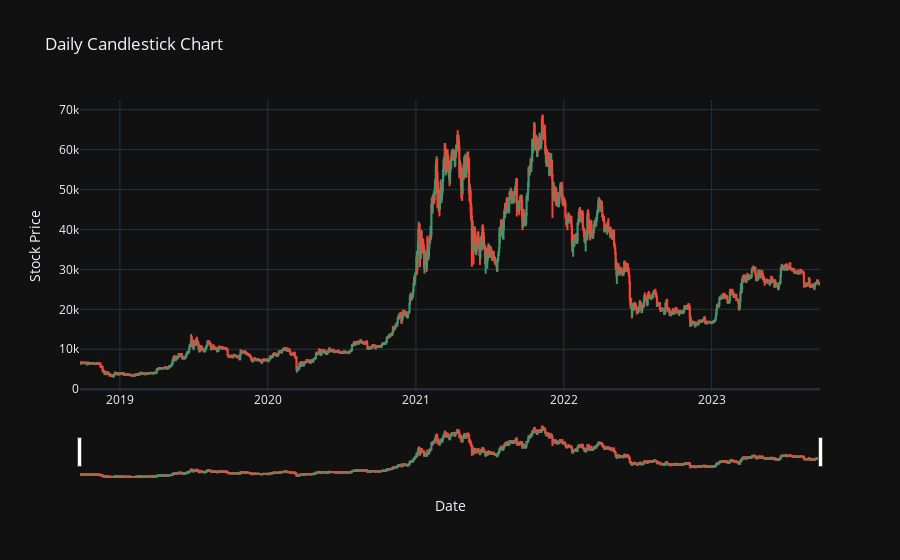

Notebook code for this chart:
### Code cell
def candle_chart():
    # Kennzahlen erstellen
    df_candle_chart_stocks = df_stocks[df_stocks['Stock/Index'] == 'BTC-USD'] #Filter anpassen
    df_candle_chart_covid = df_covid[df_covid['Country'] == 'Switzerland']

    #Candle-Chart erstellen
    fig = go.Figure(data=[go.Candlestick(x=df_candle_chart_stocks['Date'],
                    open=df_candle_chart_stocks['Open'],
                    high=df_candle_chart_stocks['High'],
                    low=df_candle_chart_stocks['Low'],
                    close=df_candle_chart_stocks['Close'])])

    fig.update_layout(title='Daily Candlestick Chart',
                      xaxis_title='Date',
                      yaxis_title='Stock Price',
                      xaxis_rangeslider_visible=True)

    return fig
candle_chart()

### Figure 1 — Plotly figure (JSON) as saved in the notebook; plotly's stock layout.template omitted (floating-point values rounded to 4 significant figures; data arrays with more than 128 entries replaced by an {"elided": "..."} marker saying what was removed)
{"data": [{"close": {"elided": "1827 float values"}, "high": {"elided": "1827 float values"}, "low": {"elided": "1827 float values"}, "open": {"elided": "1827 float values"}, "x": {"elided": "1827 str values"}, "type": "candlestick"}], "layout": {"xaxis": {"rangeslider": {"visible": true}, "title": {"text": "Date"}}, "title": {"text": "Daily Candlestick Chart"}, "yaxis": {"title": {"text": "Stock Price"}}}}
